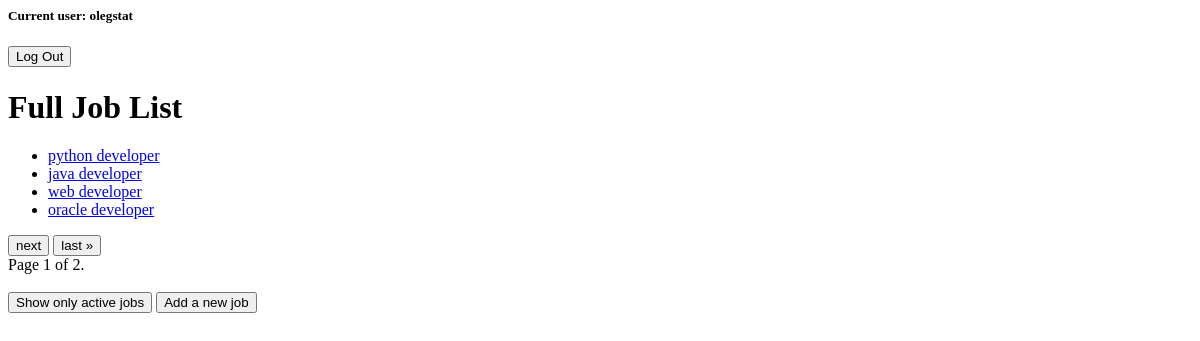
Page /job-list/ (signed in) on the earlier database version.
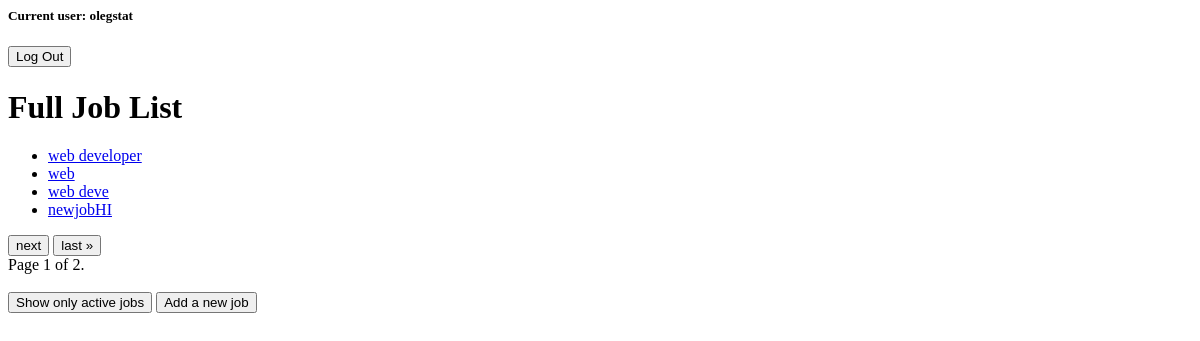
Same page on the later database version.
### job_list/models.py (models this page shows, shortened)
class JobPost(models.Model):
    title = models.CharField(max_length=255)
    job_description = models.TextField()
    date = models.DateField(auto_now=True)
    due_date = models.DateField(auto_now=False)

### job_list/views.py (the view)
# urls.py: path('job-list/', views.job_list, name='job-list'),
def job_list(request):
    jobs= JobPost.objects.order_by('-date')
    paginator = Paginator(jobs, 4)
    page = request.GET.get('page')
    job_list = paginator.get_page(page)
    return render(request, 'job_list.html', {'job_list': job_list})

### job_list/templates/job_list.html (shortened to what this page needs)
{% if user.username %}
    <h5>Current user: {{ user.username }}</h5>
    <button onclick="window.location.href='{% url "logout" %}'">Log Out</button>
    <h1>Full Job List</h1>
    {% if job_list %}
        <ul>
            {% for job in job_list %}
                <li>
                    <a href="{% url 'job-detail' job.id %}">{{job.title}}</a>
                </li>
            {% endfor %}
        </ul>
    {% else %}
        <p>There are no jobs available</p>
    {% endif %}
    <div class="pagination">
        <span class="step-links">
            {% if job_list.has_next %}
                <button onclick=window.location.href="?page={{ job_list.next_page_number }}">next</button>
                <button onclick=window.location.href="?page={{ job_list.paginator.num_pages }}">last &raquo;</button>
            {% endif %}
        <span class="current">
            Page {{ job_list.number }} of {{ job_list.paginator.num_pages }}.
        </span>
        </span>
    </div>
    <button onclick=window.location.href="{% url 'active-jobs' %}">Show only active jobs</button>
    <button onclick=window.location.href="{% url 'add-job' %}">Add a new job</button>
{% else %}
    <p>You are not authorised to see this page! Go to <a href="{% url 'login' %}">login</a> page</p>
{% endif %}

Differences in the rows shown:
removed JobPost: title "python developer"
no longer on this page (row unchanged): JobPost: title "java developer"
no longer on this page (row unchanged): JobPost: title "oracle developer"
added JobPost: title "web"
added JobPost: title "web deve"
added JobPost: title "newjobHI"
